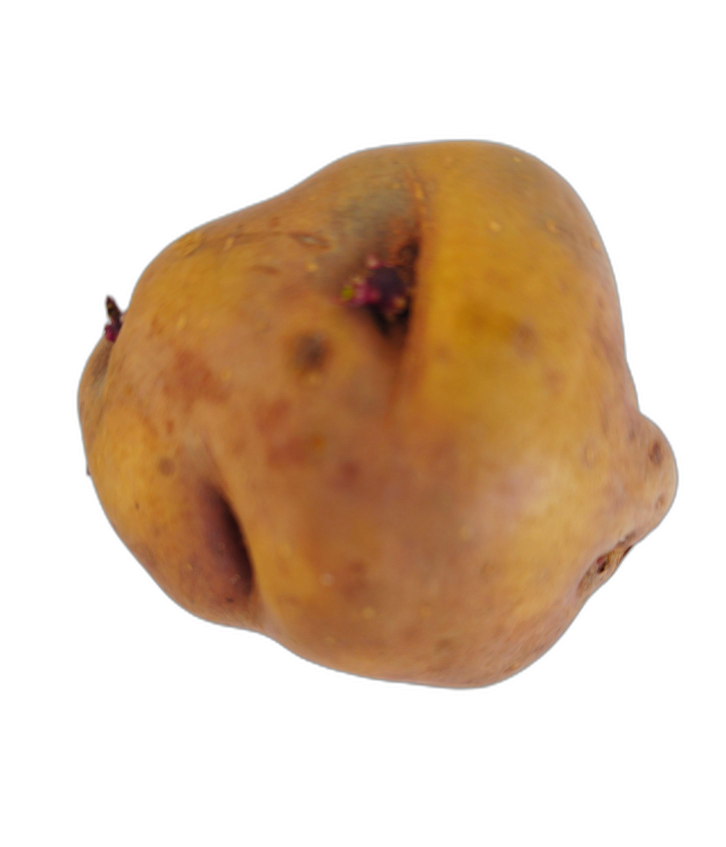
#> input picture Imagenes - DATA-SET_PAPAS/53/53 (35).jpg, 2904 x 3385 px, found by its file name (shown at 1/4 size); its folder holds only this picture in this run
$ jupyter execute 'Funciones para procesar imágenes.ipynb'
#> lines starting #> are read from the running program, lines starting #| are printed output that depends on the picture; after the words box and inside, x2 and y2 are one past the last pixel; in counts of white or black regions, pixels touching at a corner belong together
[cell 1]
import os
import cv2
import numpy as np
from PIL import Image

# 1. Función para eliminar el fondo de una imagen
def remove_background(image_path):
    """
    Elimina el fondo de una imagen y lo reemplaza con transparencia.
    Requiere OpenCV para manejar la eliminación del fondo.
    """
    image = cv2.imread(image_path, cv2.IMREAD_UNCHANGED)
#> image is the input picture: shape (3385, 2904, 3); mean B, G, R 178.8, 199.6, 221.8
    gray = cv2.cvtColor(image, cv2.COLOR_BGR2GRAY)
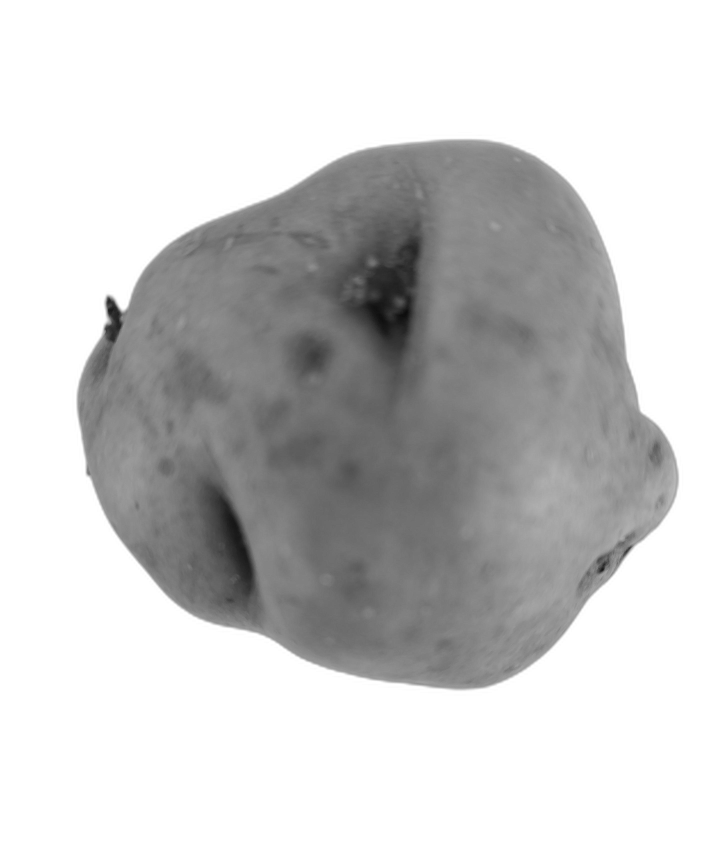
#> gray: shape (3385, 2904) (shown at 1/4 size); min 10, max 255, mean 203.9

    # Aplicar umbral adaptativo para crear una máscara
    _, mask = cv2.threshold(gray, 0, 255, cv2.THRESH_BINARY + cv2.THRESH_OTSU)
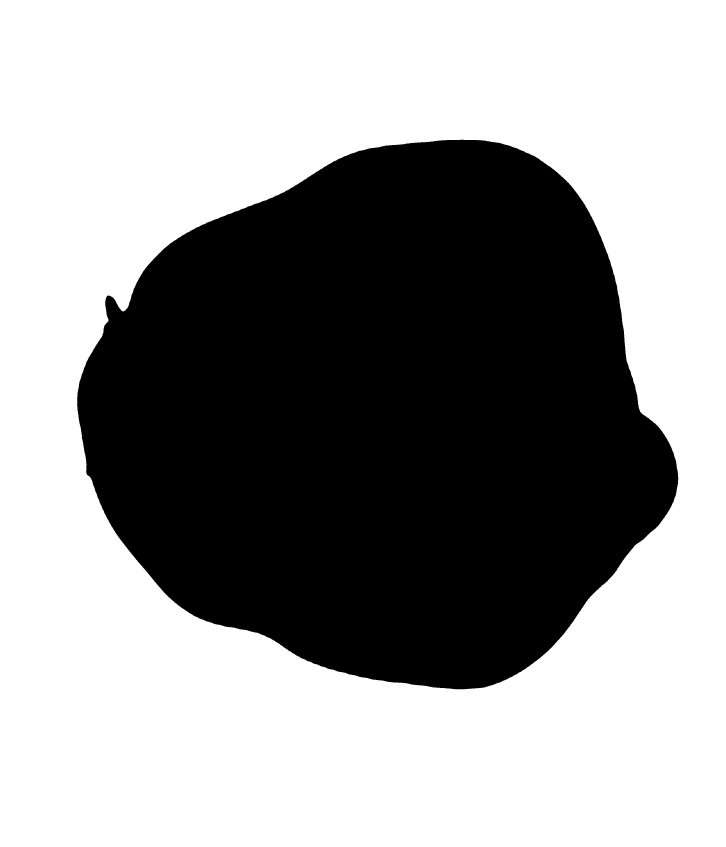
#> mask: shape (3385, 2904) (shown at 1/4 size); 60.6% white; 1 black region, box (x1, y1, x2, y2) and area: (309, 559, 2713, 2757) 3871064

    # Crear un canal alfa basado en la máscara
    bg_removed = cv2.cvtColor(image, cv2.COLOR_BGR2BGRA)
    bg_removed[:, :, 3] = mask

    # Convertir la imagen a formato PIL para mayor flexibilidad
    return Image.fromarray(cv2.cvtColor(bg_removed, cv2.COLOR_BGRA2RGBA))
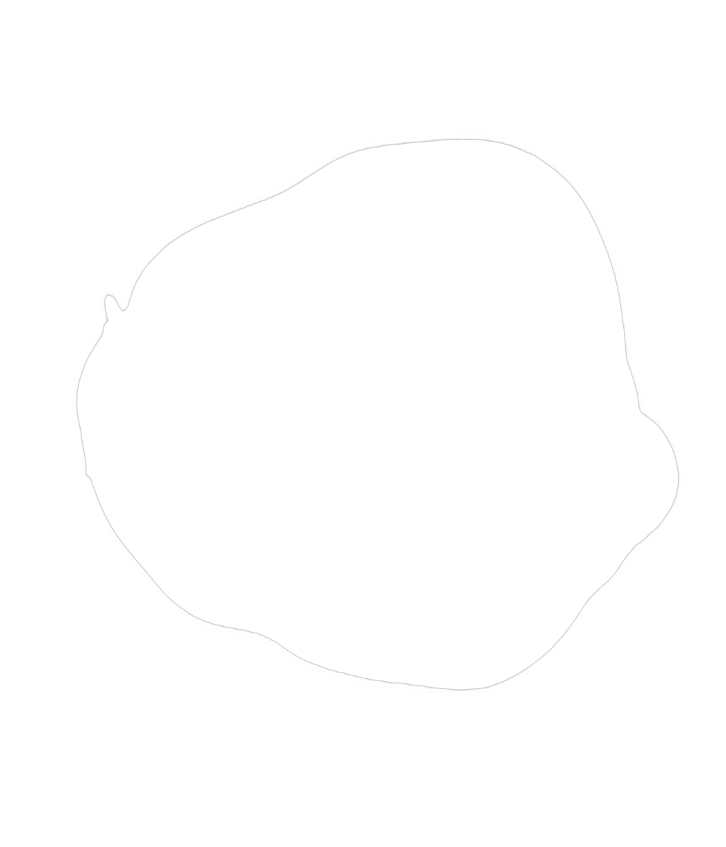
#> returned value: PIL image 2904x3385 RGBA (shown at 1/4 size); mean R, G, B, A 221.8, 199.6, 178.8, 154.6; transparent parts drawn white

[cell 2]
# 2. Función para redimensionar la imagen
def resize_image(image, size=(128, 128)):
    """
    Redimensiona una imagen a un tamaño especificado.
    """
#> called with size = (128, 128)
    return image.resize(size, Image.LANCZOS)
#> returned value: PIL image 128x128 RGBA

[cell 3]
# 3. Función para agregar un fondo blanco
def add_white_background(image):
    """
    Combina la imagen con transparencia (RGBA) con un fondo blanco sólido.
    """
    # Crear un fondo blanco del mismo tamaño
    background = Image.new("RGB", image.size, (255, 255, 255))
#> background: PIL image 128x128 RGB; every value is 255
    image_no_alpha = Image.alpha_composite(background.convert("RGBA"), image)
    return image_no_alpha.convert("RGB")
#> returned value: PIL image 128x128 RGB

$ run again, on Imagenes - DATA-SET_PAPAS/53/53 (45).jpg
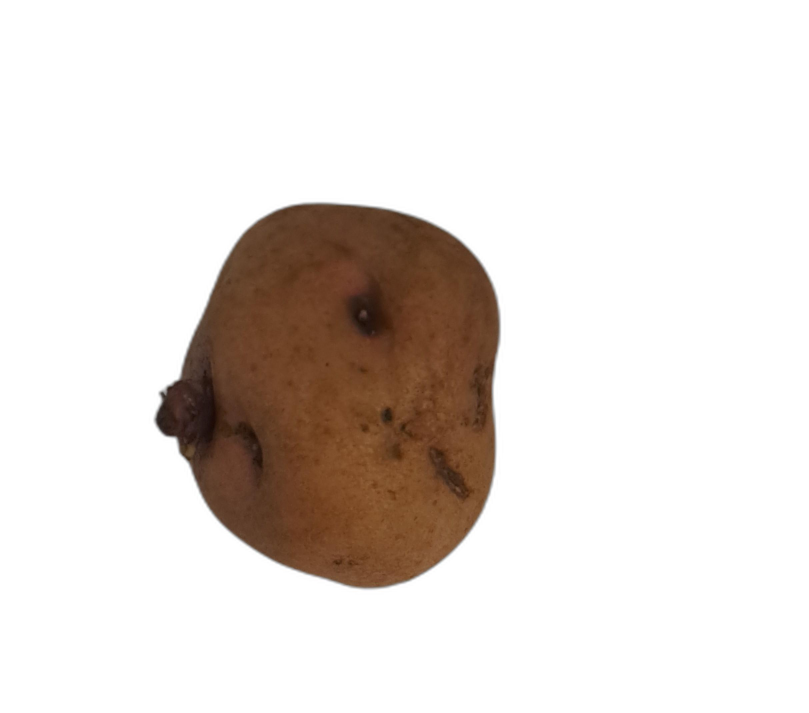
#> input picture Imagenes - DATA-SET_PAPAS/53/53 (45).jpg, 2425 x 2137 px, found by its file name (shown at 1/3 size)
#> in remove_background, image is the input picture: shape (2137, 2425, 3); mean B, G, R 217, 221.5, 228.3
#> in remove_background, `_, mask = cv2.threshold(gray, 0, 255, cv2.THRESH_BINARY + cv2.THRESH_O..`:
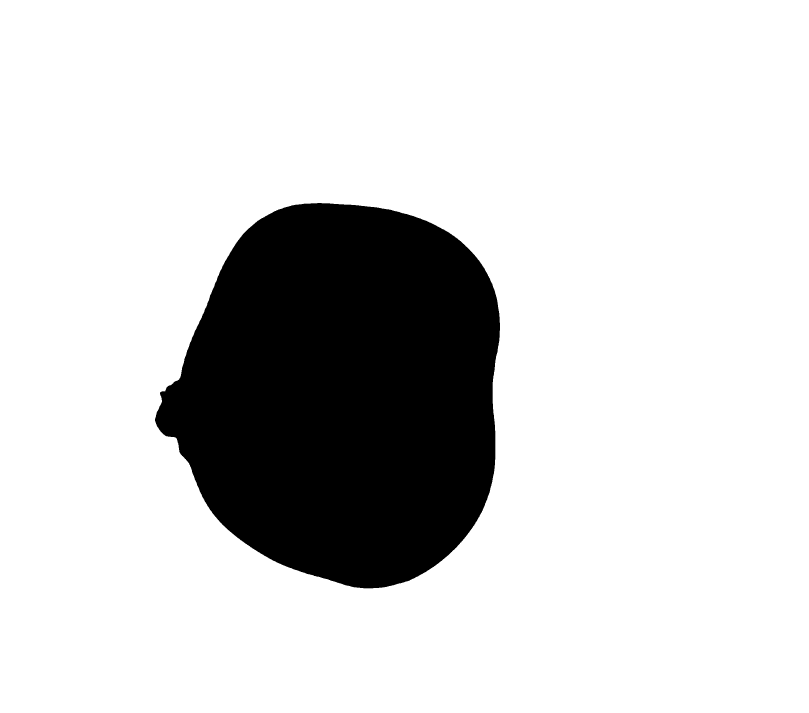
#> mask: shape (2137, 2425) (shown at 1/3 size); 82.4% white; 1 black region, box (x1, y1, x2, y2) and area: (465, 609, 1500, 1765) 911025
#> in remove_background, `return Image.fromarray(cv2.cvtColor(bg_removed, cv2.COLOR_BGRA2RGBA))`:
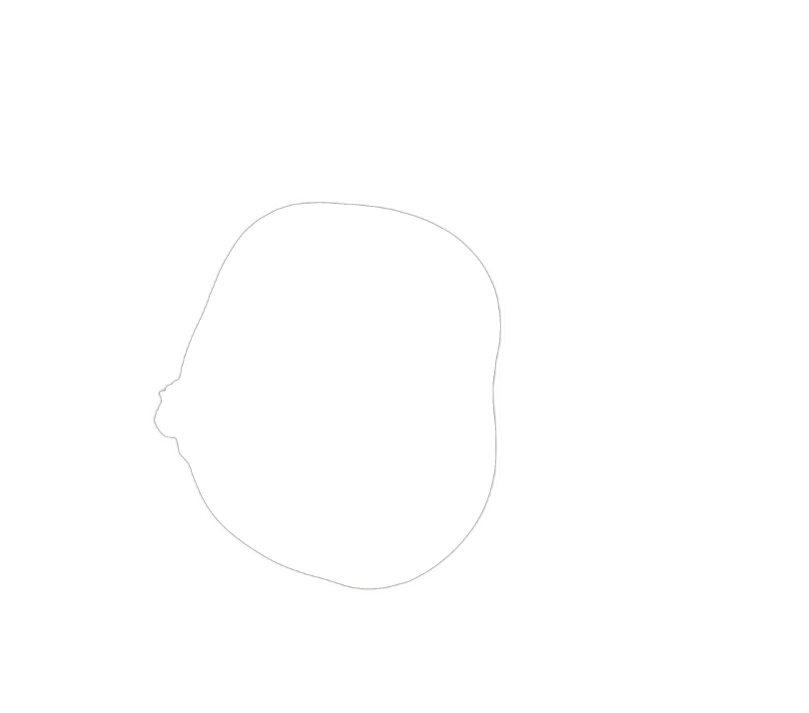
#> returned value: PIL image 2425x2137 RGBA (shown at 1/3 size); mean R, G, B, A 228.3, 221.5, 217, 210.2; transparent parts drawn white
#> background: PIL image 128x128 RGB; every value is 255

$ run again, on Imagenes - DATA-SET_PAPAS/53/53 (6).jpg
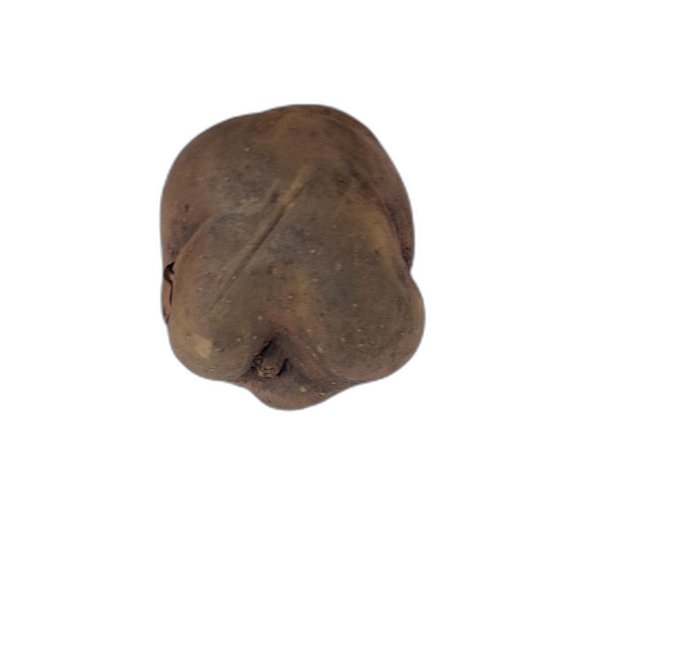
#> input picture Imagenes - DATA-SET_PAPAS/53/53 (6).jpg, 2084 x 1966 px, found by its file name (shown at 1/3 size)
#> in remove_background, image is the input picture: shape (1966, 2084, 3); mean B, G, R 227.8, 229.8, 232.8
#> in remove_background, `gray = cv2.cvtColor(image, cv2.COLOR_BGR2GRAY)`:
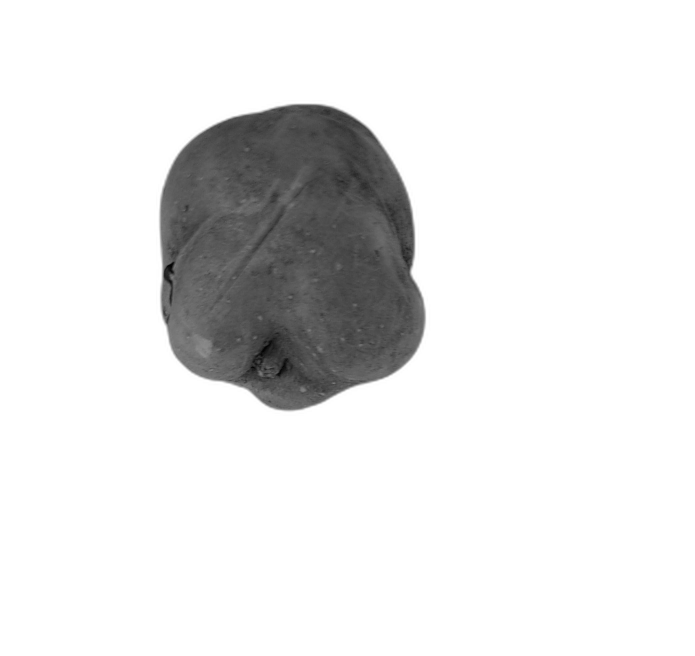
#> gray: shape (1966, 2084) (shown at 1/3 size); min 1, max 255, mean 230.4
#> in remove_background, `_, mask = cv2.threshold(gray, 0, 255, cv2.THRESH_BINARY + cv2.THRESH_O..`:
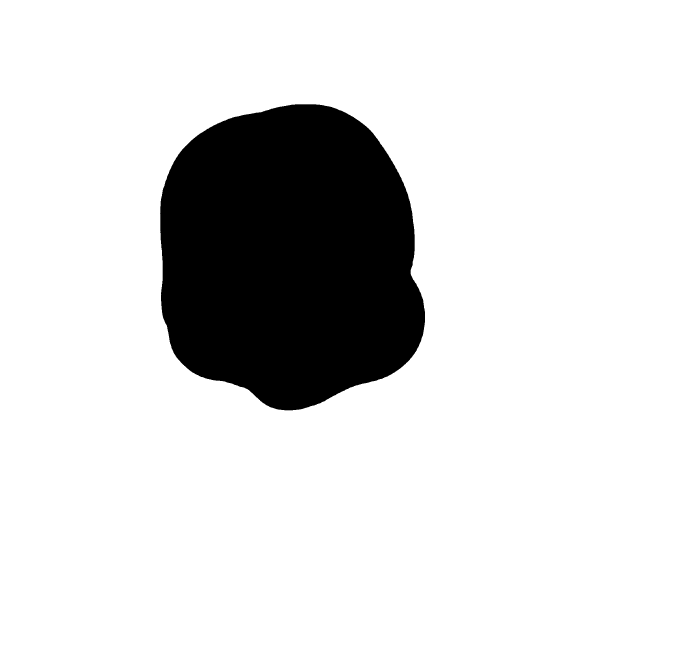
#> mask: shape (1966, 2084) (shown at 1/3 size); 85.7% white; 1 black region, box (x1, y1, x2, y2) and area: (480, 313, 1275, 1231) 586417
#> background: PIL image 128x128 RGB; every value is 255
